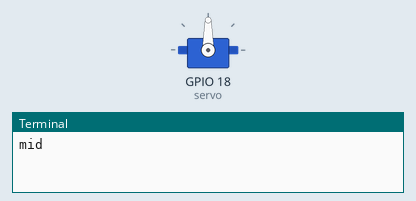
This program was run on a simulated Raspberry Pi (BCM pin numbers). Shown: servo, the last lines printed to the terminal. Servo angles are drawn from the pulse width (0.5 ms = 0°, 2.5 ms = 180°).

Above: at 0.05 s.
At 2.05 s:
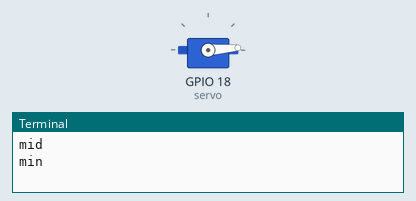
At 4.0 s:
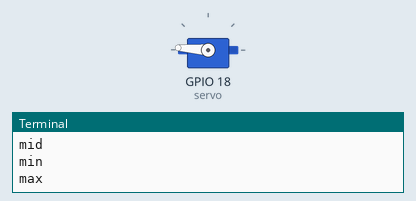
Timing chart, 0 to 5.2 s (numbered marks = the images above):
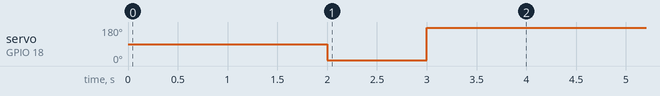

The program:

mainGPIO.py
```python
from gpiozero import Servo
from time import sleep

myGPIO = 18

myCorrection = 0.45
maxPW = (2.0 + myCorrection) / 1000
minPW = (1.0 - myCorrection) / 1000

servo = Servo(myGPIO, min_pulse_width=minPW, max_pulse_width=maxPW)
servo.mid()
print("mid")

while True:
    sleep(2)
    servo.min()
    print("min")
    sleep(1)
    servo.max()
    print("max")
    sleep(1)
```

Measured:
- by itself, servo on GPIO 18 (servo): alternates 176° for 3.0 s and 4° for 1.0 s
